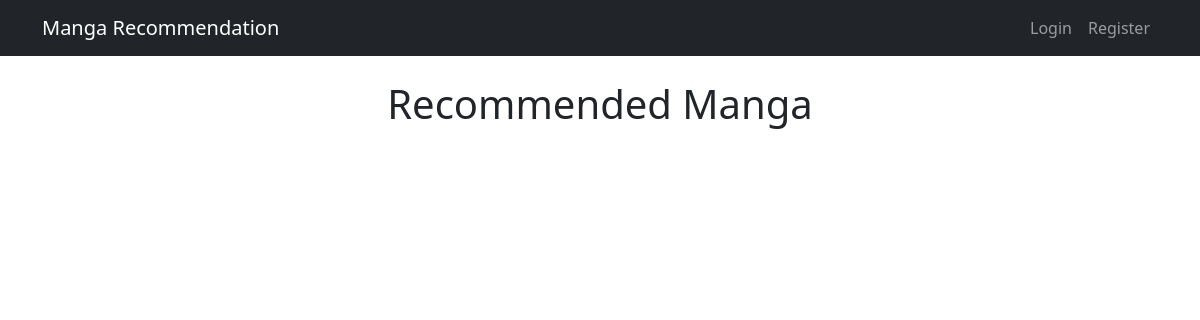
Before: / with the older database file.
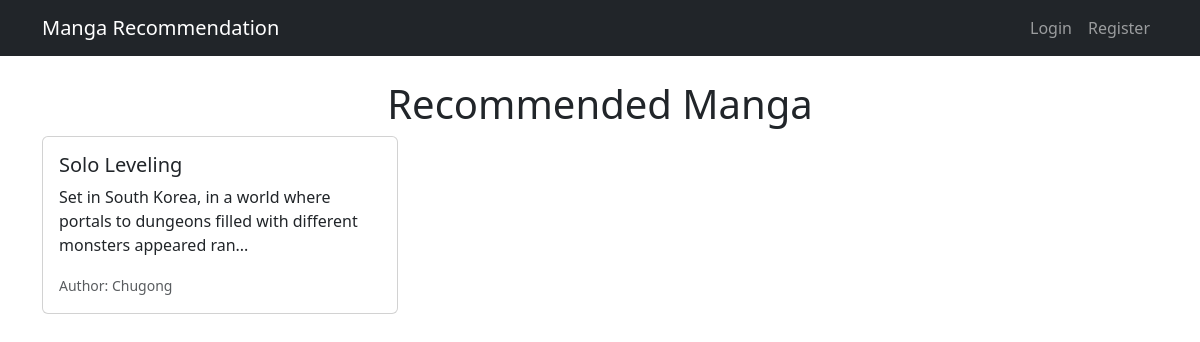
After: the same page with the newer database file.
### app.py (models this page shows)
class Manga(db.Model):
    id = db.Column(db.Integer, primary_key=True)
    title = db.Column(db.String(200), nullable=False)
    description = db.Column(db.Text, nullable=False)
    author = db.Column(db.String(100), nullable=False)

### app.py (the view)
@app.route("/")
def home():
    mangas = Manga.query.all()
    return render_template("home.html", mangas=mangas)

### templates/home.html (shortened to what this page needs)
<!DOCTYPE html>
<html lang="en">
<head>
    <link rel="stylesheet" href="https://cdn.jsdelivr.net/npm/bootstrap@5.3.0/dist/css/bootstrap.min.css">
</head>
<body>
    <nav class="navbar navbar-expand-lg navbar-dark bg-dark">
        <div class="container">
            <a class="navbar-brand" href="/">Manga Recommendation</a>
            <div class="collapse navbar-collapse">
                <ul class="navbar-nav ms-auto">
                    {% if current_user.is_authenticated %}
                    <li class="nav-item"><a class="nav-link" href="/logout">Logout</a></li>
                    {% if current_user.is_admin %}
                    <li class="nav-item"><a class="nav-link" href="/admin">Admin</a></li>
                    {% endif %}
                    {% else %}
                    <li class="nav-item"><a class="nav-link" href="/login">Login</a></li>
                    <li class="nav-item"><a class="nav-link" href="/register">Register</a></li>
                    {% endif %}
                </ul>
            </div>
        </div>
    </nav>
    <div class="container mt-4">
        <h1 class="text-center">Recommended Manga</h1>
        <div class="row">
            {% for manga in mangas %}
            <div class="col-md-4">
                <div class="card mb-4">
                    <div class="card-body">
                        <h5 class="card-title">{{ manga.title }}</h5>
                        <p class="card-text">{{ manga.description[:100] }}...</p>
                        <p class="card-text"><small class="text-muted">Author: {{ manga.author }}</small></p>
                    </div>
                </div>
            </div>
            {% endfor %}
        </div>
    </div>
</body>
</html>

Changed rows visible on the page:
added Manga: title "Solo Leveling", description "Set in South Korea, in a world where portals to dungeons filled with different monsters appeared ran", author "Chugong"
